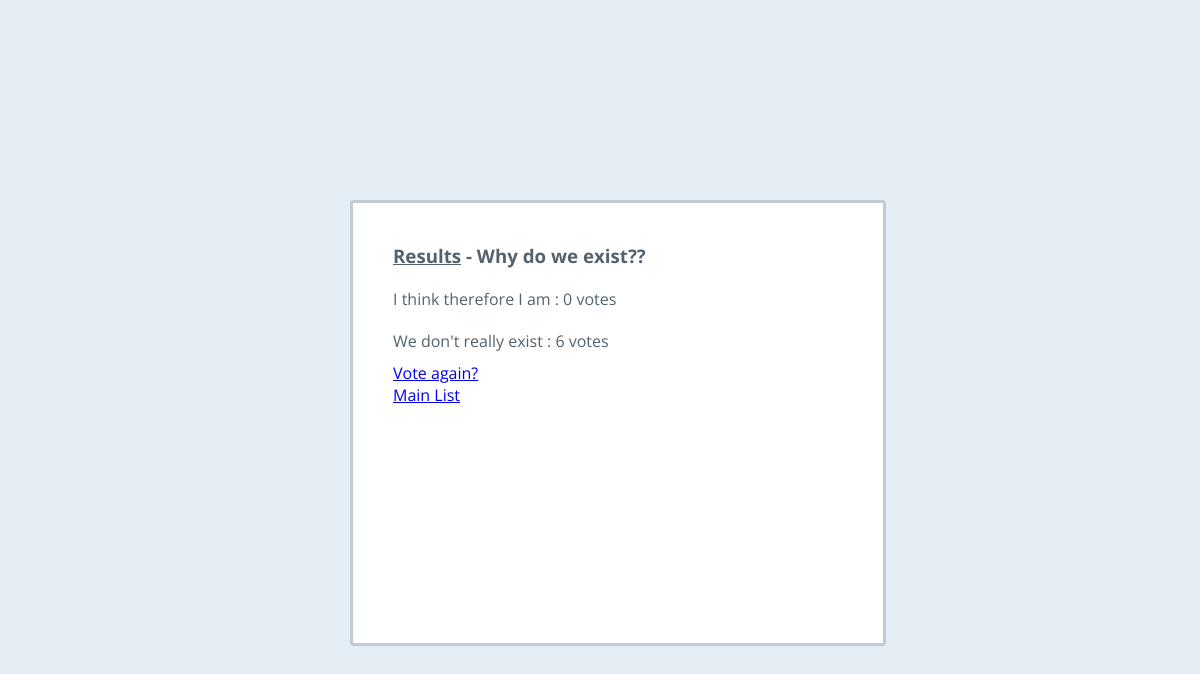
/polls/1/results, run on the app's committed database.
### polls/models.py (models this page shows, shortened)
class Question(models.Model):
    question_text = models.CharField(max_length=200)
    pub_date = models.DateTimeField('date published')

class Choice(models.Model):
    question = models.ForeignKey(Question, on_delete=models.CASCADE)
    choice_text = models.CharField(max_length=200)
    votes = models.IntegerField(default=0)

### polls/views.py (the view)
# urls.py: path('<int:pk>/results', views.ResultsView.as_view(), name="results"),
class ResultsView(generic.DetailView):
    model = Question
    template_name = 'polls/results.html'

### polls/templates/polls/results.html (shortened to what this page needs)
<!DOCTYPE html>
<html lang="en">
<head>
</head>
<body>
<div class="poll">
{% if question %}
    <h3><u>Results</u> - {{ question.question_text }}</h3>
<ul>
{% for choice in question.choice_set.all %}
    <li> {{ choice.choice_text }} : {{ choice.votes }} votes </li>
{% endfor %}
{% endif %}
</ul>
<a href="{% url 'polls:detail' question.id %}">Vote again?</a><br><a href="{% url 'polls:polls' %}">Main List</a>
</div>
</body>
</html>

### polls/templates/polls/results.html (style rules this page uses)
body { font-family: 'Open Sans', sans-serif; font-weight:400; background-color:#e4edf4; color:#53626E; }

### data on the page
Question: question_text "Why do we exist??"
Choice: choice_text "I think therefore I am", votes "0"
Choice: choice_text "We don't really exist", votes "6"
